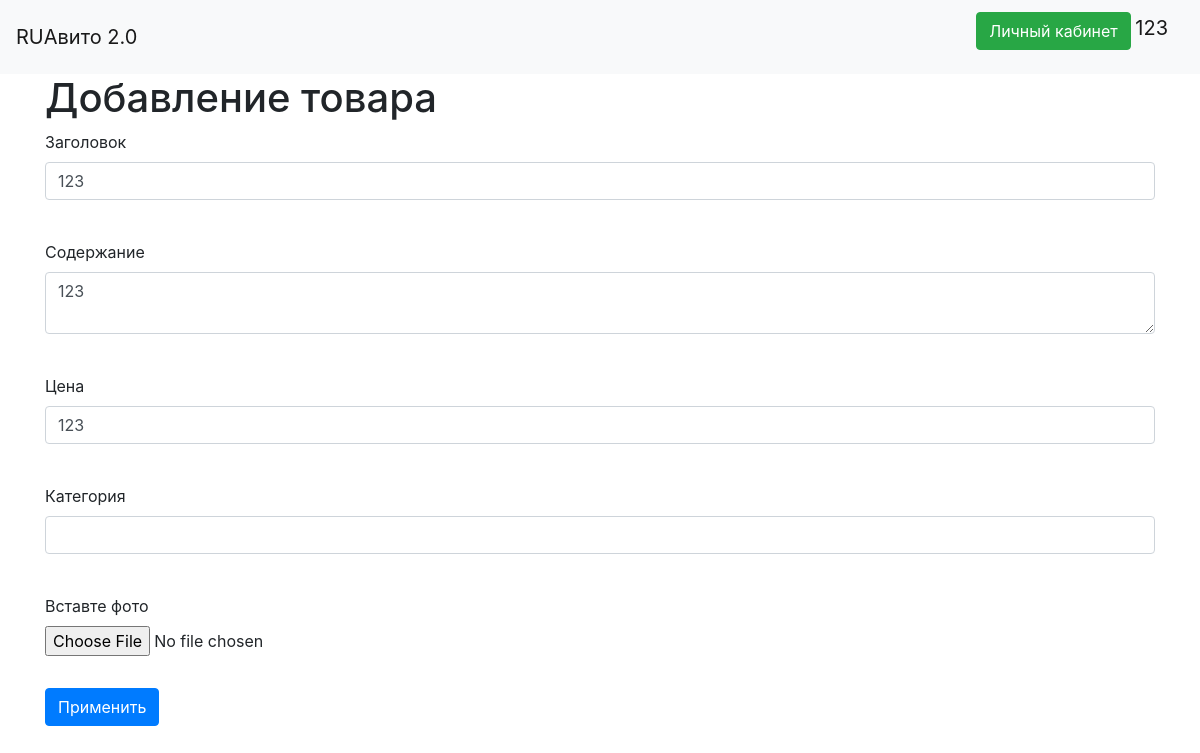
Screenshot of /news/1 (signed in) with the database file from the repository.
### data/users.py (models this page shows, shortened)
class User(SqlAlchemyBase, UserMixin, SerializerMixin):
    __tablename__ = 'users'
    id = sqlalchemy.Column(sqlalchemy.Integer,
                           primary_key=True, autoincrement=True)
    name = sqlalchemy.Column(sqlalchemy.String, nullable=True)
    email = sqlalchemy.Column(sqlalchemy.String,
                              index=True, unique=True, nullable=True)
    hashed_password = sqlalchemy.Column(sqlalchemy.String, nullable=True)
    created_date = sqlalchemy.Column(sqlalchemy.DateTime,
                                     default=datetime.datetime.now)
    phone = sqlalchemy.Column(sqlalchemy.Integer, nullable=True, unique=True)
    rating = sqlalchemy.Column(sqlalchemy.Integer, nullable=True)
    goods = orm.relation("Goods", back_populates='user')

### data/goods.py (models this page shows, shortened)
class Goods(SqlAlchemyBase, SerializerMixin):
    __tablename__ = 'goods'
    id = sqlalchemy.Column(sqlalchemy.Integer,
                           primary_key=True, autoincrement=True)
    picture = sqlalchemy.Column(sqlalchemy.String, nullable=True)
    description = sqlalchemy.Column(sqlalchemy.String, nullable=True)
    title = sqlalchemy.Column(sqlalchemy.String, nullable=True)
    user_id = sqlalchemy.Column(sqlalchemy.Integer,
                                sqlalchemy.ForeignKey("users.id"))
    price = sqlalchemy.Column(sqlalchemy.Integer, nullable=True)
    created_date = sqlalchemy.Column(sqlalchemy.DateTime,
                                     default=datetime.datetime.now)
    categories =orm.relation("Category",
                              secondary="association",
                              backref="Goods")
    user = orm.relation('User')

### main.py (the view, shortened to what this page needs)
@app.route('/news/<int:id>', methods=['GET', 'POST'])
@login_required
def edit_news(id):
    form = GoodsForm()
    if request.method == "GET":
        db_sess = db_session.create_session()
        news = db_sess.query(Goods).filter(Goods.id == id,
                                           Goods.user == current_user
                                          ).first()
        if news:
            form.title.data = news.title
            form.description.data = news.description
            form.price.data = news.price
        else:
            abort(404)
    return render_template('goods.html',
                           title='Редактирование товара',
                           form=form)

### forms/goods.py
class GoodsForm(FlaskForm):
    file = FileField('Вставте фото', validators=[
        FileRequired(),
        FileAllowed(['jpg', 'png'], 'Images only!')
    ])
    description = TextAreaField("Содержание")
    title = StringField('Заголовок', validators=[DataRequired()])
    price = IntegerField('Цена', validators=[DataRequired()])
    category = StringField("Категория")
    submit = SubmitField('Применить')

### data/db_session.py (called while the page is built)
def create_session() -> Session:
    global __factory
    return __factory()

### main.py (called while the page is built)
@login_manager.user_loader
def load_user(user_id):
    db_sess = db_session.create_session()
    return db_sess.query(User).get(user_id)

### templates/goods.html (shortened to what this page needs)
{% extends "base.html" %}
{% block content %}
<link rel="stylesheet" href="{{ url_for('static', filename='css/style.css') }}">
<h1>Добавление товара</h1>
<form action="" method="post" enctype="multipart/form-data">
    <p>
        {{ form.title.label }}<br>
        {{ form.title(class="form-control") }}<br>
    </p>
    <p>
        {{ form.description.label }}<br>
        {{ form.description(class="form-control") }}<br>
    </p>
    <p>
        {{ form.price.label }}<br>
        {{ form.price(class="form-control") }}<br>
    </p>
    <p>
        {{ form.category.label }}<br>
        {{ form.category(class="form-control", type="category") }}<br>
    </p>
    <p>
        {{ form.file.label(class="form-label") }}<br>
        {{ form.file(class="form-control-control") }}<br>
    </p>
    <p>
        {{ form.submit(type="submit", class="btn btn-primary") }}
    </p>
</form>
{% endblock %}

### templates/base.html (shortened to what this page needs)
<!doctype html>
<html lang="en">
<head>
    <link rel="stylesheet"
          href="https://stackpath.bootstrapcdn.com/bootstrap/4.4.1/css/bootstrap.min.css"
>
    {% block styles %}
    {{ bootstrap.load_css() }}
    <link rel="stylesheet" href="https://cdnjs.cloudflare.com/ajax/libs/intl-tel-input/16.0.4/css/intlTelInput.css">
    {% endblock %}
</head>
<body>
<header>
    <nav class="navbar navbar-light bg-light">
        <a class="navbar-brand" href="/">RUАвито 2.0</a>
        {% if current_user.is_authenticated %}
        <p>
            <a class="btn btn-success" href="/office">Личный кабинет </a>
            <a class="navbar-brand" href="/logout">{{ current_user.name }}</a>
        </p>
        {% else %}
        <p>
            <a class="btn btn-primary " href="/register">Зарегистрироваться</a>
            <a class="btn btn-success" href="/login">Войти</a>
        </p>
        {% endif %}
    </nav>
</header>
<main role="main" class="container">
    {% block content %}{% endblock %}
</main>
</body>
</html>

### static/css/style.css (style rules this page uses)
.form-control-control { margin-bottom: 16px }

### rows the page displays
User: name "123"
Goods: title "123", description "123", price "123"
